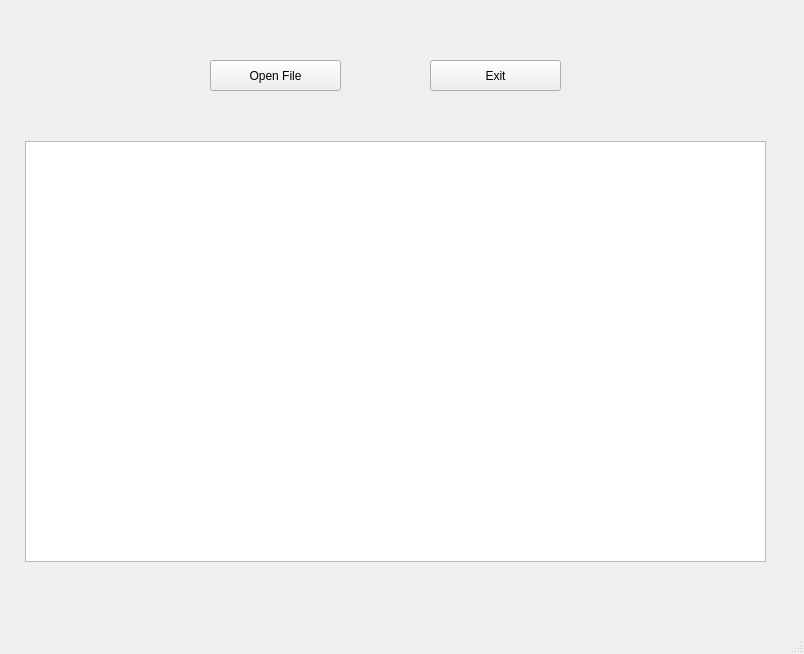
<?xml version="1.0" encoding="UTF-8"?>
<ui version="4.0">
 <class>MainWindow</class>
 <widget class="QMainWindow" name="MainWindow">
  <property name="geometry">
   <rect>
    <x>0</x>
    <y>0</y>
    <width>804</width>
    <height>654</height>
   </rect>
  </property>
  <property name="windowTitle">
   <string>MainWindow</string>
  </property>
  <widget class="QWidget" name="centralwidget">
   <widget class="QPushButton" name="pushButton">
    <property name="geometry">
     <rect>
      <x>210</x>
      <y>60</y>
      <width>131</width>
      <height>31</height>
     </rect>
    </property>
    <property name="text">
     <string>Open File</string>
    </property>
   </widget>
   <widget class="QListView" name="listView">
    <property name="geometry">
     <rect>
      <x>25</x>
      <y>141</y>
      <width>741</width>
      <height>421</height>
     </rect>
    </property>
   </widget>
   <widget class="QLabel" name="label">
    <property name="geometry">
     <rect>
      <x>40</x>
      <y>100</y>
      <width>151</width>
      <height>31</height>
     </rect>
    </property>
    <property name="text">
     <string/>
    </property>
   </widget>
   <widget class="QLabel" name="label_2">
    <property name="geometry">
     <rect>
      <x>220</x>
      <y>100</y>
      <width>191</width>
      <height>31</height>
     </rect>
    </property>
    <property name="text">
     <string/>
    </property>
   </widget>
   <widget class="QLabel" name="label_3">
    <property name="geometry">
     <rect>
      <x>28</x>
      <y>145</y>
      <width>731</width>
      <height>411</height>
     </rect>
    </property>
    <property name="text">
     <string/>
    </property>
   </widget>
   <widget class="QPushButton" name="pushButton_2">
    <property name="geometry">
     <rect>
      <x>430</x>
      <y>60</y>
      <width>131</width>
      <height>31</height>
     </rect>
    </property>
    <property name="text">
     <string>Exit</string>
    </property>
   </widget>
   <widget class="QLabel" name="label_4">
    <property name="geometry">
     <rect>
      <x>50</x>
      <y>580</y>
      <width>201</width>
      <height>31</height>
     </rect>
    </property>
    <property name="text">
     <string/>
    </property>
   </widget>
   <widget class="QLabel" name="label_5">
    <property name="geometry">
     <rect>
      <x>280</x>
      <y>580</y>
      <width>411</width>
      <height>31</height>
     </rect>
    </property>
    <property name="text">
     <string/>
    </property>
   </widget>
  </widget>
  <widget class="QStatusBar" name="statusbar"/>
 </widget>
 <resources/>
 <connections/>
</ui>
